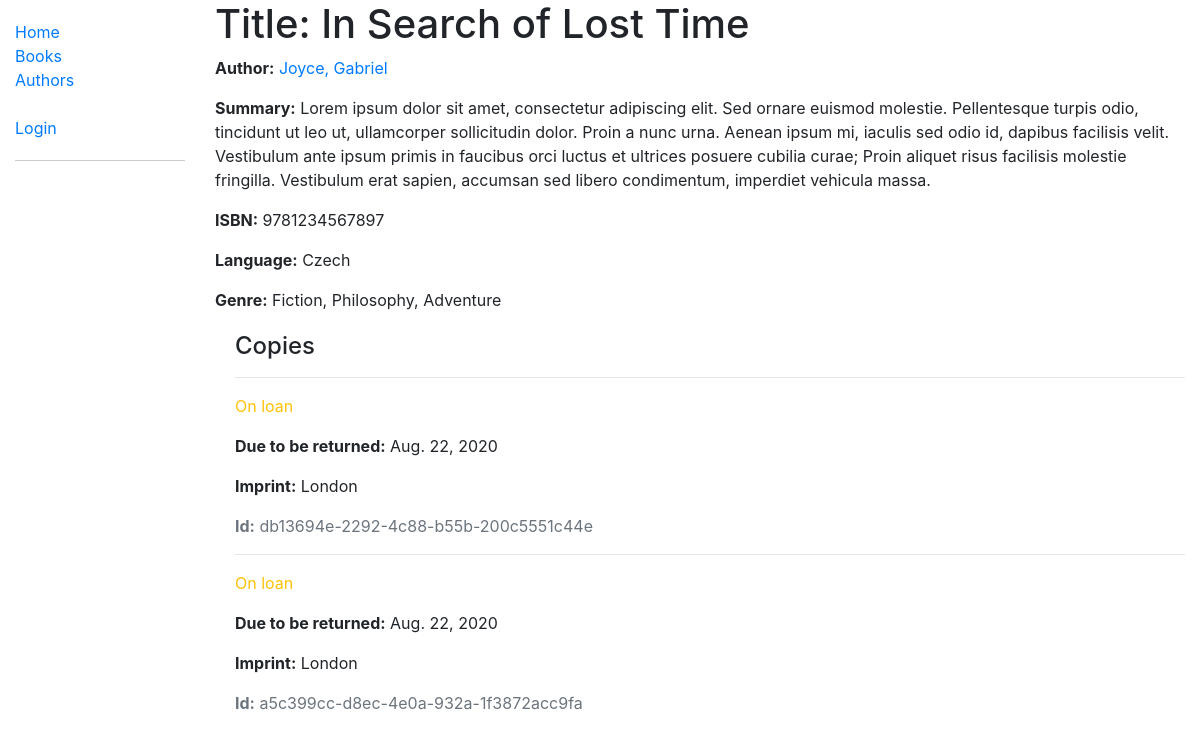
/catalog/book/1, run on the app's committed database.
### catalog/models.py (models this page shows, shortened)
class Book(models.Model):
    title = models.CharField(max_length=200)
    author = models.ForeignKey('Author', on_delete=models.SET_NULL, null=True)
    summary = models.TextField(
        max_length=1000, help_text='Enter a brief description of the book')
    isbn = models.CharField(
        'ISBN', max_length=13, help_text='13 Character <a href="https://www.isbn-international.org/content/what-isbn">ISBN number</a>')
    language = models.ForeignKey(
        'Language', on_delete=models.SET_NULL, null=True)
    genre = models.ManyToManyField(
        Genre, help_text='Select a genre for this book')
    def display_genre(self):
        return ', '.join(genre.name for genre in self.genre.all()[:3])
    display_genre.short_description = 'Genre'

class Author(models.Model):
    first_name = models.CharField(max_length=100)
    last_name = models.CharField(max_length=100)
    date_of_birth = models.DateField(null=True, blank=True)
    date_of_death = models.DateField('died', null=True, blank=True)
    class Meta:
        ordering = ['last_name', 'first_name']
    def __str__(self):
        return f'{self.last_name}, {self.first_name}'

class Language(models.Model):
    name = models.CharField(max_length=200,
                            help_text="Enter the book's language")
    def __str__(self):
        return self.name

class Genre(models.Model):
    name = models.CharField(max_length=200, help_text='Enter a book genre...')
    def __str__(self):
        return self.name

class BookInstance(models.Model):
    id = models.UUIDField(primary_key=True, default=uuid.uuid4,
                          help_text='Unique ID for this particular instance of the book')
    book = models.ForeignKey('Book', on_delete=models.SET_NULL, null=True)
    imprint = models.CharField(max_length=200)
    due_back = models.DateField(null=True, blank=True)
    LOAN_STATUS = (
        ('m', 'Maintenance'),
        ('o', 'On loan'),
        ('a', 'Available'),
        ('r', 'Reserved'),
    )
    status = models.CharField(max_length=1, choices=LOAN_STATUS,
                              blank=True, default='m', help_text='Book availability')
    borrower = models.ForeignKey(
        User, on_delete=models.SET_NULL, null=True, blank=True)
    class Meta:
        ordering = ['due_back']
        permissions = (
            ("can_mark_returned", "Set book as returned"),
        )

### catalog/views.py (the view)
# urls.py: path('book/<int:pk>', views.BookDetailView.as_view(), name='book-detail'),
class BookDetailView(generic.DetailView):
    model = Book

### catalog/templates/catalog/book_detail.html
{% extends "base_generic.html" %}
{% block content %}
<h1>Title: {{ book.title }}</h1>
<p><strong>Author:</strong> <a href="{% url 'author-detail' book.author.pk %}">{{ book.author }}</a></p>
<p><strong>Summary:</strong> {{ book.summary }}</p>
<p><strong>ISBN:</strong> {{ book.isbn }}</p>
<p><strong>Language:</strong> {{ book.language }}</p>
<p><strong>Genre:</strong> {{ book.genre.all|join:", " }}</p>
<div style="margin-left:20px;margin-top:20px">
  <h4>Copies</h4>
  {% for copy in book.bookinstance_set.all %}
  <hr>
  <p
    class="{% if copy.status == 'a' %}text-success{% elif copy.status == 'm' %}text-danger{% else %}text-warning{% endif %}">
    {{ copy.get_status_display }}
  </p>
  {% if copy.status != 'a' %}
  <p><strong>Due to be returned:</strong> {{ copy.due_back }}</p>
  {% endif %}
  <p><strong>Imprint:</strong> {{ copy.imprint }}</p>
  <p class="text-muted"><strong>Id:</strong> {{ copy.id }}</p>
  {% endfor %}
</div>
{% endblock %}

### data on the page
Book: title "In Search of Lost Time", author "Joyce, Gabriel", summary "Lorem ipsum dolor sit amet, consectetur adipiscing elit. Sed ornare euismod molestie. Pellentesque turpis odio, tincidunt ut leo ut, ullamcorper sollicitudin dolor. Proin a nunc urna. Aenean ipsum mi, iaculis sed odio id, dapibus facilisis velit. Vestibulum ante ipsum primis in faucibus orci luctus et ultrices posuere cubilia curae; Proin aliquet risus facilisis molestie fringilla. Vestibulum erat sapien, accumsan sed libero condimentum, imperdiet vehicula massa.", isbn "9781234567897", language "Czech", genre.all "Fiction, Philosophy, Adventure"
BookInstance: status "On loan", due_back "Aug. 22, 2020", imprint "London", id "db13694e-2292-4c88-b55b-200c5551c44e"
BookInstance: status "On loan", due_back "Aug. 22, 2020", imprint "London", id "a5c399cc-d8ec-4e0a-932a-1f3872acc9fa"
